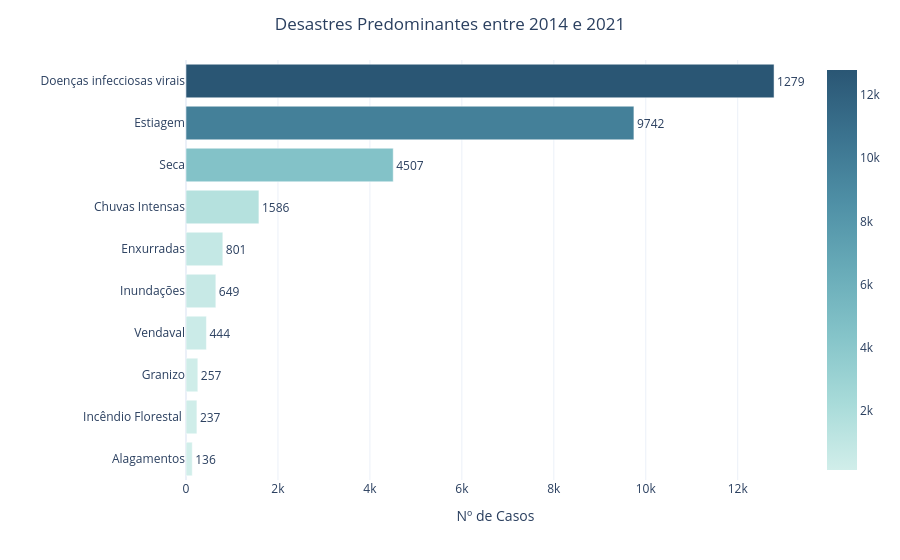

Notebook source saved alongside this figure:
### Markdown cell above
Criar gráfico
- Barras (horizontal)

### Code cell
fig = px.bar(
    q1_df.sort_values("occurrences"),
    x="occurrences",
    y="disaster",
    orientation="h",
    text="occurrences",
    color="occurrences",
    color_continuous_scale="Teal"
)

fig.update_traces(textposition="outside")

fig.update_layout(
    title="Desastres Predominantes entre 2014 e 2021",
    title_x=0.5,
    template="plotly_white",
    xaxis_title="Nº de Casos",
    yaxis_title="",
    showlegend=False,
    coloraxis_colorbar=dict(title="")
)

fig.show()

### Figure 1 — Plotly figure (JSON) as saved in the notebook; plotly's stock layout.template omitted (floating-point values rounded to 4 significant figures)
{"data": [{"hovertemplate": "occurrences=%{marker.color}<br>disaster=%{y}<extra></extra>", "legendgroup": "", "marker": {"color": [136, 237, 257, 444, 649, 801, 1586, 4507, 9742, 12790], "coloraxis": "coloraxis", "pattern": {"shape": ""}}, "name": "", "orientation": "h", "showlegend": false, "text": [136.0, 237.0, 257.0, 444.0, 649.0, 801.0, 1586.0, 4507.0, 9742.0, 12790.0], "textposition": "outside", "type": "bar", "x": [136, 237, 257, 444, 649, 801, 1586, 4507, 9742, 12790], "xaxis": "x", "y": [" Alagamentos", " Incêndio Florestal ", " Granizo", " Vendaval", " Inundações", " Enxurradas", " Chuvas Intensas", " Seca", " Estiagem", " Doenças infecciosas virais"], "yaxis": "y"}], "layout": {"barmode": "relative", "coloraxis": {"colorbar": {"title": {"text": ""}}, "colorscale": [[0, "rgb(209, 238, 234)"], [0.1667, "rgb(168, 219, 217)"], [0.3333, "rgb(133, 196, 201)"], [0.5, "rgb(104, 171, 184)"], [0.6667, "rgb(79, 144, 166)"], [0.8333, "rgb(59, 115, 143)"], [1, "rgb(42, 86, 116)"]]}, "legend": {"tracegroupgap": 0}, "margin": {"t": 60}, "showlegend": false, "title": {"text": "Desastres Predominantes entre 2014 e 2021", "x": 0.5}, "xaxis": {"anchor": "y", "domain": [0, 1], "title": {"text": "Nº de Casos"}}, "yaxis": {"anchor": "x", "domain": [0, 1], "title": {"text": ""}}}}
